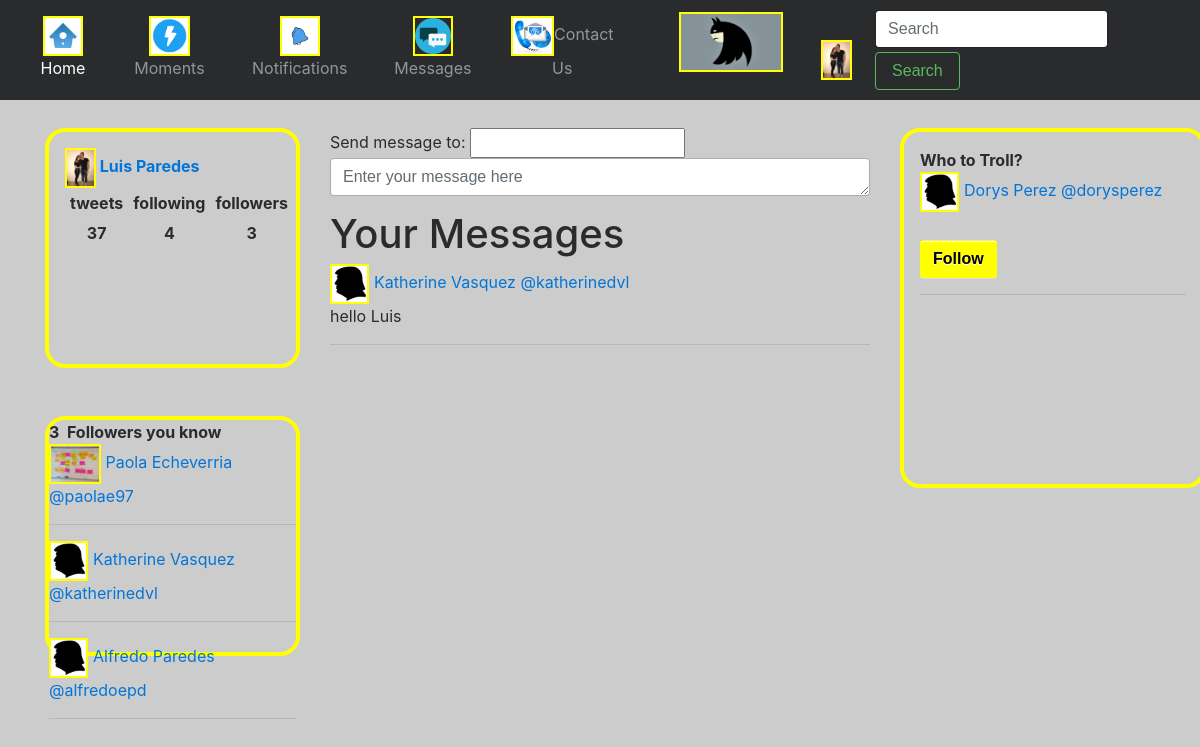
The app's page /DirectMessage.php (signed in) with its own data.
### tables this page shows
CREATE TABLE `users` (
  `user_id` int(11) NOT NULL AUTO_INCREMENT,
  `first_name` varchar(50) NOT NULL,
  `last_name` varchar(50) NOT NULL,
  `screen_name` varchar(50) NOT NULL,
  `password` varchar(250) NOT NULL,
  `address` varchar(200) NOT NULL,
  `province` varchar(50) NOT NULL,
  `postal_code` varchar(7) NOT NULL,
  `contact_number` varchar(25) NOT NULL,
  `email` varchar(100) NOT NULL,
  `url` varchar(50) NOT NULL,
  `description` varchar(160) NOT NULL,
  `location` varchar(50) DEFAULT NULL,
  `date_created` timestamp NOT NULL DEFAULT CURRENT_TIMESTAMP,
  `profile_pic` varchar(200) DEFAULT NULL,
  PRIMARY KEY (`user_id`)
);

CREATE TABLE `messages` (
  `id` int(11) NOT NULL AUTO_INCREMENT,
  `from_id` int(11) NOT NULL,
  `to_id` int(11) NOT NULL,
  `message_text` varchar(255) NOT NULL,
  `date_sent` datetime NOT NULL DEFAULT CURRENT_TIMESTAMP,
  PRIMARY KEY (`id`),
  KEY `FK_toid_idx` (`id`,`from_id`)
);

### includes/User.php (the view, shortened to what this page needs)
<?php
class User {
    static function getUser($userID){
        $con = mysqli_connect(DB_HOST,DB_USER,DB_PASS, DB_NAME);
        $sql = " select first_name, last_name, province, location, date_created, (select count(tweet_id) from tweets t where t.user_id = u.user_id) as tweets, "
                ."(select count(to_id) from follows f where f.from_id = u.user_id) as following, "
                ."(select count(from_id) from follows fo where fo.to_id= u.user_id) as followers from users u where u.user_id = ".$userID;
        $result = mysqli_query($con, $sql);
        $row = mysqli_fetch_array($result);
        return $row;
    }
    static function getFollowers($userID){
        $con = mysqli_connect(DB_HOST,DB_USER,DB_PASS, DB_NAME);
         $sql = 'select u.user_id, u.first_name, u.last_name, u.screen_name, u.profile_pic '
                 .'from users u where u.user_id in (select to_id from follows where from_id = '.$userID.') ORDER BY RAND() LIMIT 3';
        $result = mysqli_query($con, $sql);
        $followers = mysqli_num_rows($result);
	echo'<div class="bold">'.$followers.' &nbsp;Followers you know<BR></div>';
        while($row = mysqli_fetch_array($result)){
                if($row["profile_pic"] != null){
                    echo '<div><img class="bannericons" src="Images/profilepics/'.$row["profile_pic"].'">
                          <a href="userpage.php?user_id='.$row["user_id"].'&fullname='.$row["first_name"].' '.$row["last_name"].'">'
                                                            .$row["first_name"]
                                                        .' '.$row["last_name"]
                                                        .' @'.$row["screen_name"]
                                                        . '</a><HR/></div>';
                }
                else{
                    echo'<div><img class="bannericons" src="Images/profilepics/default.jfif">
                          <a href="userpage.php?user_id='.$row["user_id"].'&fullname='.$row["first_name"].' '.$row["last_name"].'">'
                                                            .$row["first_name"]
                                                        .' '.$row["last_name"]
                                                        .' @'.$row["screen_name"]
                                                        . '</a><HR/></div>';
                }
        }
    }
    static function getSuggestions($userID){
        $con = mysqli_connect(DB_HOST,DB_USER,DB_PASS, DB_NAME);
	$sql = "SELECT user_id,first_name,last_name,screen_name,profile_pic "
        . "FROM users WHERE user_id <> ".$userID." AND user_id NOT IN "
        . "(SELECT to_id FROM follows WHERE from_id = ".$userID.") "
        . "ORDER BY RAND() LIMIT 3";
        $result = mysqli_query($con, $sql);
        while($row = mysqli_fetch_array($result)){
                if($row["profile_pic"] != null){
                    echo '<div><img class="bannericons" src="Images/profilepics/'.$row["profile_pic"].'">
                          <a href="userpage.php?user_id='.$row["user_id"].'">'
                                                            .$row["first_name"]
                                                        .' '.$row["last_name"]
                                                        .' @'.$row["screen_name"]
                                                        .'</a><br><a href="Follow_proc.php?user_id='.$row["user_id"].'&fullname='.$row["first_name"].' '.$row["last_name"].'"><button class="followbutton" id=button>Follow</button>'
                                                        . '</a><HR/></div>';
                }
                else{
                    echo'<div><img class="bannericons" src="Images/profilepics/default.jfif">
                          <a href="userpage.php?user_id='.$row["user_id"].'">'
                                                            .$row["first_name"]
                                                        .' '.$row["last_name"]
                                                        .' @'.$row["screen_name"]
                                                        .'</a><br><a href="Follow_proc.php?user_id='.$row["user_id"].'&fullname='.$row["first_name"].' '.$row["last_name"].'"><button class="followbutton" id=button>Follow</button>'
                                                        . '</a><HR/></div>';
                }
                 }
    }
    static function checkPicture($userID){
        $con = mysqli_connect(DB_HOST,DB_USER,DB_PASS, DB_NAME);
        $sql = "select profile_pic from users where user_id = ".$userID;
        $result = mysqli_query($con, $sql);
        $row = mysqli_fetch_array($result);
        if($row["profile_pic"] == NULL){
            return false;
        }else{
            return $row["profile_pic"];
        }
    }
    static function GettAllMessages($user){
        $con = mysqli_connect(DB_HOST,DB_USER,DB_PASS, DB_NAME);
         $sql = "select from_id, message_text, date_sent from messages where to_id = $user order by message_text desc;";
        $result = mysqli_query($con, $sql);
        while($row = mysqli_fetch_array($result)){
            $ID = $row["from_id"];
            $sql2 = "select user_id, first_name, last_name, screen_name, profile_pic from users where user_id = $ID;";
            $result2 = mysqli_query($con, $sql2);
            $row2=mysqli_fetch_array($result2);
                if($row2["profile_pic"] != null){
                    echo '<div><img class="bannericons" src="Images/profilepics/'.$row2["profile_pic"].'">
                          <a href="userpage.php?user_id='.$row2["user_id"].'&fullname='.$row2["first_name"].' '.$row2["last_name"].'">'
                                                            .$row2["first_name"]
                                                        .' '.$row2["last_name"]
                                                        .' @'.$row2["screen_name"]
                                                        .'</a><br><div class="center">'
                                                        .$row["message_text"]
                                                        . '</div><HR/></div>';
                }
                else{
                    echo'<div><img class="bannericons" src="Images/profilepics/default.jfif">
                          <a href="userpage.php?user_id='.$row2["user_id"].'&fullname='.$row2["first_name"].' '.$row2["last_name"].'">'
                                                            .$row2["first_name"]
                                                        .' '.$row2["last_name"]
                                                        .' @'.$row2["screen_name"]
                                                        .'</a><br><div>'
                                                        .$row["message_text"]
                                                        . '</div><HR/></div>';
                }
        }
    }
}

### DirectMessage.php (shortened to what this page needs)
<html lang="en">
  <head>
    <link href="includes/bootstrap.min.css" rel="stylesheet">
    <link href="includes/starter-template.css" rel="stylesheet">
  </head>
  <body>
<?php
include("Includes/header.php");
?>
	<BR><BR>
    <div class="container">
		<div class="row">
			<div class="col-md-3">
				<div class="mainprofile img-rounded">
				<div class="bold">
				<?php
                                $userID = $_SESSION["SESS_MEMBER_ID"];
                                $row = User::checkPicture($userID);
                                if($row != false){
                                    echo '<img class="bannericons" src="'."images/profilepics/".$row.'">  ';
                                }else{
                                    echo '<img class="bannericons" src="images/profilepics/default.jfif">  ';
                                }
                                echo '<a href="userpage.php?user_id='.$_SESSION["SESS_MEMBER_ID"].'">'.$_SESSION["SESS_FIRST_NAME"] . ' ' . $_SESSION["SESS_LAST_NAME"].'</a><BR></div>';
                                    $userID = $_SESSION["SESS_MEMBER_ID"];
                                    $row = User::getUser($userID);
                                    echo '<table>'
                                        .'<tr>'
                                        .'<td>tweets</td><td>following</td><td>followers</td>'
                                        .'</tr>'
                                        .'<tr>'
                                        .'<td>'.$row["tweets"].'</td><td>'.$row["following"].'</td><td>'.$row["followers"].'</td>'
                                        .'</tr>'
                                        .'</table>';
                                ?>
                                <BR><BR><BR><BR><BR>
				</div><BR><BR>
				<div class="trending img-rounded">
				<?php
                                        $userID = $_SESSION["SESS_MEMBER_ID"];
                                        User::getFollowers($userID);
                                ?>
				</div>
			</div>
			<div class="col-md-6">
				<div class="img-rounded">
                                    <form method="post" id="message_form" action="DirectMessage_proc.php">
                                    <div class="form-group">
                                     Send message to: <input type="text" id="to" name="to" list="dlUsers" autocomplete="off"><br>
                                    <textarea class="form-control" name="message" id="message" rows="1" placeholder="Enter your message here"></textarea>
                                    </div>
                                    </form>
				</div>
                            <div class="img-rounded"><h1>Your Messages</h1>
                                    <?php
                                    $userID = $_SESSION["SESS_MEMBER_ID"];
                                    User::GettAllMessages($userID);
                                    ?>
				</div>
			</div>
			<div class="col-md-3">
				<div class="whoToTroll img-rounded">
				<div class="bold">Who to Troll?<BR></div>
                                <?php
                                    $userID = $_SESSION["SESS_MEMBER_ID"];
                                    User::getSuggestions($userID);
                                 ?>
				</div><BR>
			</div>
		</div>
    </div>
  </body>
</html>

### includes/Header.php (shortened to what this page needs)
<?php
include_once('Includes/User.php');
?>
<nav class="navbar navbar-toggleable-md navbar-inverse bg-inverse fixed-top">
      <div class="collapse navbar-collapse" id="navbarsExampleDefault">
        <ul class="navbar-nav mr-auto">
          <li class="nav-item">
            <a class="nav-link active" href="index.php">
			<img class="bannericons" src="images/home.jfif">Home<span class="sr-only">(current)</span></a>
          </li>
          <li class="nav-item">
            <a class="nav-link" href="#">
			<img class="bannericons" src="images/lightning.png">Moments</a>
          </li>
          <li class="nav-item">
            <a class="nav-link" href="Notifications.php">
			<img class="bannericons" src="images/bell.png">Notifications</a>
          </li>
          <li class="nav-item">
            <a class="nav-link" href="DirectMessage.php">
			<img class="bannericons" src="images/messages.png">Messages</a>
          </li>
          <li class="nav-item">
            <a class="nav-link" href="ContactUs.php">
			<img class="bannericons" src="images/contact.jpg">Contact Us</a>
          </li>
          <li>
		  <a class="navbar-brand" href="#"><img src="images/logo.jpg" class="logo"></a>
          </li>
        </ul>
		<li class="nav-item dropdown right">
            <a class="nav-link dropdown-toggle" id="dropdown01" data-toggle="dropdown" aria-haspopup="true" aria-expanded="false">
                                <?php
                                $userID = $_SESSION["SESS_MEMBER_ID"];
                                $row = User::checkPicture($userID);
                                if($row != false){
                                    echo '<img class="bannericons" src="'."images/profilepics/".$row.'">';
                                }else{
                                    echo '<img class="bannericons" src="images/profilepics/default.jfif">';
                                }?>
			</a>
          </li>
        <form class="form-inline my-2 my-lg-0" method="post" action="search.php">
          <input class="form-control mr-sm-2" id="search" name="search" type="text" placeholder="Search">
          <button class="btn btn-outline-success my-2 my-sm-0" type="submit">Search</button>
        </form>
      </div>
    </nav>

### includes/starter-template.css (style rules this page uses)
body { padding-top: 5rem; background-color: #cccccc; }
.logo { display:block; margin-left:50px; height: 60px; border: yellow 2px solid; }
.bannericons { height: 40px; border: yellow 2px solid; }
.mainprofile { height: 40%; border: yellow 4px solid; border-radius: 20px; padding: 1em; }
.whoToTroll { height: 60%; border: yellow 4px solid; border-radius: 20px; padding: 1em; width: 120%; }
.col-md-3 { height : 600px; }
.trending { height: 40%; border: yellow 4px solid; border-radius: 20px; }
td { font-weight: bold; padding: 5px; text-align: center; }
.collapse { float: right; text-align: center; width: 100% }
.form-group { margin-bottom: 15px; }
#button { border: 1px solid yellow; margin-top: 28px; padding: 6px 12px; color: #666; text-shadow: 0 1px #fff; cursor: pointer; -moz-border-radius: 3px 3px; -webkit-border-radius: 3px 3px; border-radius: 3px 3px; -moz-box-shadow: 0 1px #fff inset, 0 1px #ddd; -webkit-box-shadow: 0 1px #fff inset, 0 1px #ddd; box-shadow: 0 1px #fff inset, 0 1px #ddd; background: yellow; color: #000000 }
.bold { font-weight: bold; vertical-align: top; }
.followbutton { font-weight:bold; background: black; color: yellow; }

### records on screen
users: profile_pic (picture)
users: profile_pic (picture), first_name "Paola", last_name "Echeverria", screen_name "paolae97"
users: first_name "Katherine", last_name "Vasquez", screen_name "katherinedvl"
users: first_name "Alfredo", last_name "Paredes", screen_name "alfredoepd"
messages: users.first_name "Katherine", users.last_name "Vasquez", users.screen_name "katherinedvl", message_text "hello Luis"
users: first_name "Dorys", last_name "Perez", screen_name "dorysperez"

### other values on screen
$_SESSION["SESS_FIRST_NAME"] "Luis"
$_SESSION["SESS_LAST_NAME"] "Paredes"
$row["tweets"] "37"
$row["following"] "4"
$row["followers"] "3"
$followers "3"
